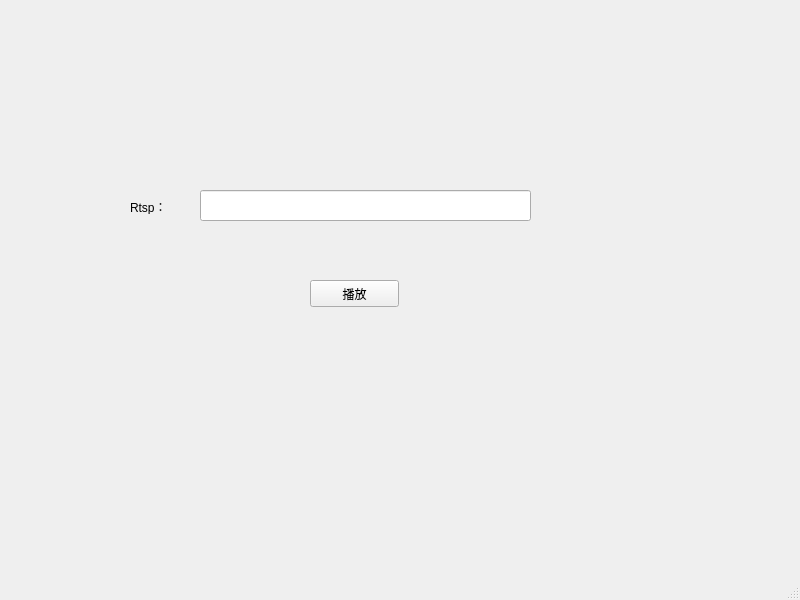
<?xml version="1.0" encoding="UTF-8"?>
<ui version="4.0">
 <class>MainWindow</class>
 <widget class="QMainWindow" name="MainWindow">
  <property name="geometry">
   <rect>
    <x>0</x>
    <y>0</y>
    <width>800</width>
    <height>600</height>
   </rect>
  </property>
  <property name="windowTitle">
   <string>MainWindow</string>
  </property>
  <widget class="QWidget" name="centralwidget">
   <widget class="QPushButton" name="pushButton">
    <property name="geometry">
     <rect>
      <x>310</x>
      <y>280</y>
      <width>89</width>
      <height>27</height>
     </rect>
    </property>
    <property name="text">
     <string>播放</string>
    </property>
   </widget>
   <widget class="QLineEdit" name="lineEdit">
    <property name="geometry">
     <rect>
      <x>200</x>
      <y>190</y>
      <width>331</width>
      <height>31</height>
     </rect>
    </property>
   </widget>
   <widget class="QLabel" name="label">
    <property name="geometry">
     <rect>
      <x>130</x>
      <y>200</y>
      <width>63</width>
      <height>14</height>
     </rect>
    </property>
    <property name="text">
     <string>Rtsp：</string>
    </property>
   </widget>
  </widget>
  <widget class="QMenuBar" name="menubar">
   <property name="geometry">
    <rect>
     <x>0</x>
     <y>0</y>
     <width>800</width>
     <height>26</height>
    </rect>
   </property>
  </widget>
  <widget class="QStatusBar" name="statusbar"/>
 </widget>
 <resources/>
 <connections/>
</ui>
